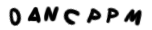
#> input picture Misc/0ANCPPM.png, 152 x 30 px, given as the content of the folder dataSet, which was not available
$ python extract_single_letters_from_captchas.py
#> lines starting #> are read from the running program, lines starting #| are printed output that depends on the picture; after the words box and inside, x2 and y2 are one past the last pixel; in counts of white or black regions, pixels touching at a corner belong together; pictures that were not available may be replaced by others from this repository, and a replacement may not be noted
import os
import os.path
import cv2
import glob
import imutils


CAPTCHA_IMAGE_FOLDER = "dataSet"
OUTPUT_FOLDER = "extractedLetterImages"


# Get a list of all the captcha images we need to process
captcha_image_files = glob.glob(os.path.join(CAPTCHA_IMAGE_FOLDER, "*"))
counts = {}

if not os.path.exists("debug2"):
        os.makedirs("debug2")

# loop over the image paths
for (i, captcha_image_file) in enumerate(captcha_image_files):
    print("[INFO] processing image {}/{}".format(i + 1, len(captcha_image_files)))

    # Since the filename contains the captcha text (i.e. "2A2X.png" has the text "2A2X"),
    # grab the base filename as the text
    filename = os.path.basename(captcha_image_file)
    captcha_correct_text = os.path.splitext(filename)[0]

    # Load the image and convert it to grayscale
    image = cv2.imread(captcha_image_file)
#> image is the input picture: shape (30, 152, 3); min 0, max 255, mean 205.5
    gray = cv2.cvtColor(image, cv2.COLOR_BGR2GRAY)

    # Add some extra padding around the image
    gray = cv2.copyMakeBorder(gray, 8, 8, 8, 8, cv2.BORDER_REPLICATE)
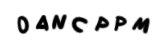
#> gray: shape (46, 168); min 0, max 255, mean 225.8

    regions = 0
    length = len(captcha_correct_text)
    thresholdVal = 5
    while regions != length:

        if thresholdVal > 127:
            break
        # threshold the image (convert it to pure black and white)
        thresh = cv2.threshold(gray, thresholdVal, 255, cv2.THRESH_BINARY_INV)[1]# | cv2.THRESH_OTSU)[1]
        #thresh = cv2.threshold(gray, thresholdVal, 255, cv2.THRESH_BINARY_INV | cv2.THRESH_OTSU)[1]
        # find the contours (continuous blobs of pixels) the image
        contours = cv2.findContours(thresh.copy(), cv2.RETR_EXTERNAL, cv2.CHAIN_APPROX_SIMPLE)[0]

        dec = 0
        for i, contour in enumerate(contours):
            (x, y, w, h) = cv2.boundingRect(contour)

            if w < 9 and h < 9:
                dec += 1

            #for box in contours:
                #(xb, yb, wb, hb) = cv2.boundingRect(box)
                #if xb >= x and yb <= y:
                    #dec -= 1

        thresholdVal += 2
        regions = len(contours) - dec
#> this loop made 1 pass
#> regions on pass 1: 7
#> pass 1, `thresh = cv2.threshold(gray, thresholdVal, 255, cv2.THRESH_BINARY_INV)..`:
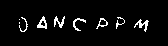
#> thresh: shape (46, 168); 4.6% white in thin lines or dots, all inside (x1, y1, x2, y2) = (19, 16, 149, 32)
#> after the loop, thresholdVal = 7

    letter_image_regions = []

    # Now we can loop through each of the four contours and extract the letter
    # inside of each one
    for contour in contours:
        # Get the rectangle that contains the contour
        (x, y, w, h) = cv2.boundingRect(contour)

        if w < 9 and h < 9:
            continue

        breaker = False
        for box in contours:
            (xb, yb, wb, hb) = cv2.boundingRect(box)
            if xb > x and yb < y:
                breaker = True
        if breaker:
            continue

        # Compare the width and height of the contour to detect letters that
        # are conjoined into one chunk
        #if w / h > 1.5:
            # This contour is too wide to be a single letter!
            # Split it in half into two letter regions!
            #half_width = int(w / 2)
            #letter_image_regions.append((x, y, half_width, h))
            #letter_image_regions.append((x + half_width, y, half_width, h))
        #else:
            # This is a normal letter by itself
        letter_image_regions.append((x, y-3, w, h+3))
#> this loop made 9 passes
#> (x, y, w, h) on passes 2 to 9: (134, 19, 15, 13), (19, 19, 1, 1), (96, 18, 12, 11), (73, 18, 13, 13), (116, 17, 9, 12), (19, 17, 9, 15), (54, 16, 11, 12), (37, 16, 10, 13)
#> (contour, x, y, w, h) on pass 1: ([[19, 22], [19, 23]], 19, 22, 1, 2)
#> after the loop, letter_image_regions = [(134, 16, 15, 16), (116, 14, 9, 15), (54, 13, 11, 15), (37, 13, 10, 16)]

    # If we found more or less than 4 letters in the captcha, our letter extraction
    # didn't work correcly. Skip the image instead of saving bad training data!


    # Sort the detected letter images based on the x coordinate to make sure
    # we are processing them from left-to-right so we match the right image
    # with the right letter
    letter_image_regions = sorted(letter_image_regions, key=lambda x: x[0])
#> letter_image_regions = [(37, 13, 10, 16), (54, 13, 11, 15), (116, 14, 9, 15), (134, 16, 15, 16)]

    # [8 lines of commented-out code are left out]

    path = "debug2/" + filename
    output = cv2.merge([gray])

    # Save out each letter as a single image
    for letter_bounding_box, letter_text in zip(letter_image_regions, captcha_correct_text):
        # Grab the coordinates of the letter in the image
        x, y, w, h = letter_bounding_box

        cv2.rectangle(output, (x - 2, y - 2), (x + w + 2, y + h + 2), (0, 255, 0), 1)

        # Extract the letter from the original image with a 2-pixel margin around the edge
        letter_image = gray[y - 2:y + h + 2, x - 2:x + w + 2]

        # Get the folder to save the image in
        save_path = os.path.join(OUTPUT_FOLDER, letter_text)

        # if the output directory does not exist, create it
        if not os.path.exists(save_path):
            os.makedirs(save_path)

        # write the letter image to a file
        count = counts.get(letter_text, 1)
        p = os.path.join(save_path, "{}.png".format(str(count).zfill(6)))
        cv2.imwrite(p, letter_image)

        # increment the count for the current key
        counts[letter_text] = count + 1
#> this loop made 4 passes
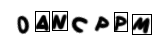
#> output: shape (46, 168); 3.6% of pixels changed, all inside (x1, y1, x2, y2) = (35, 11, 152, 35)
#> after the loop, counts = {'0': 2, 'A': 2, 'N': 2, 'C': 2}

    cv2.imwrite(path, output)
